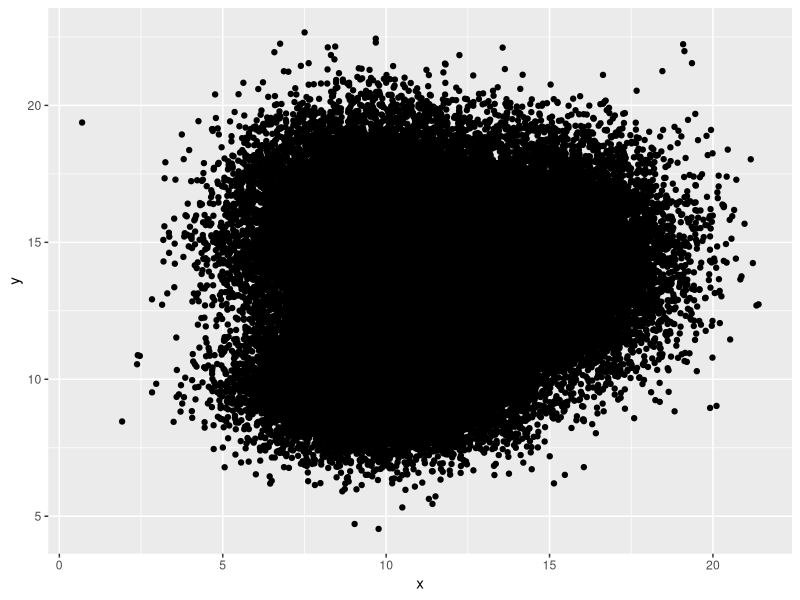
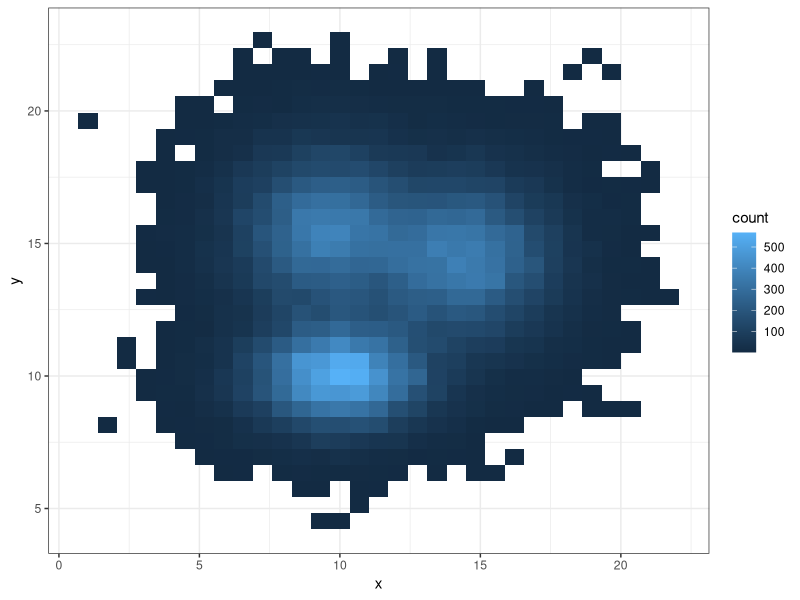
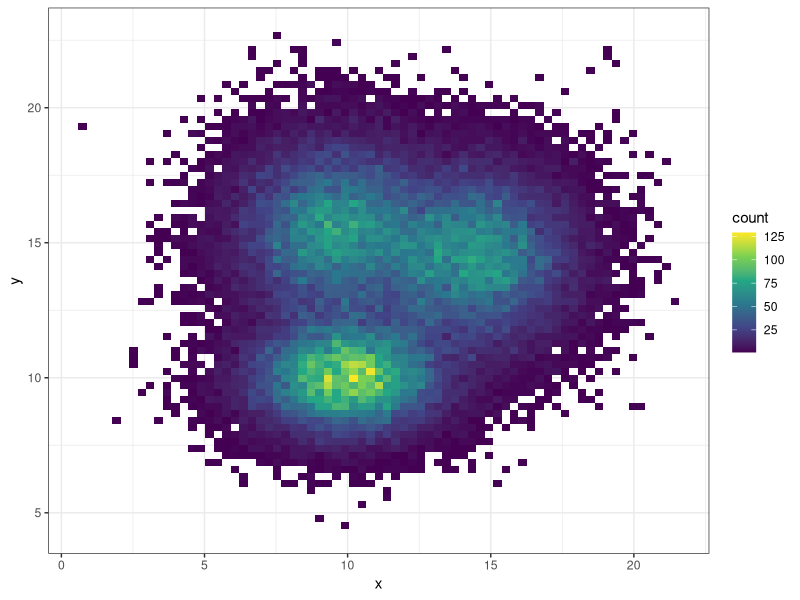
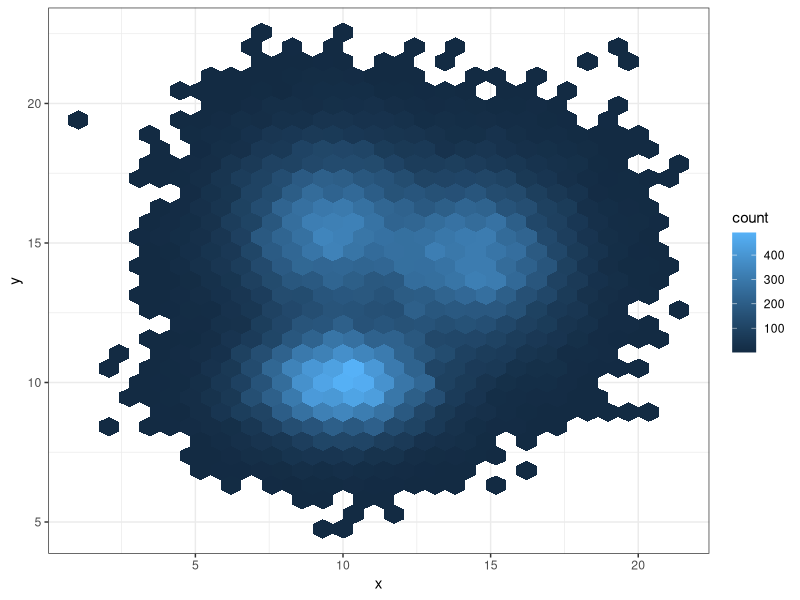
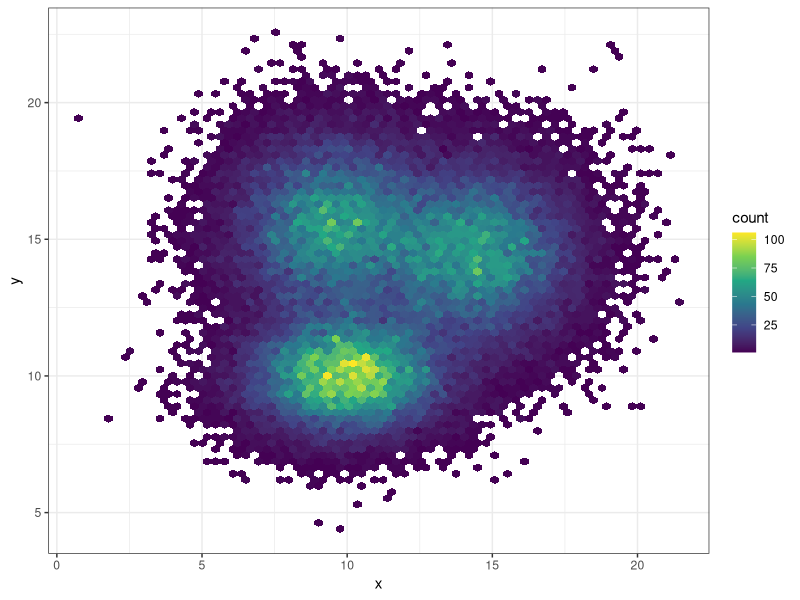
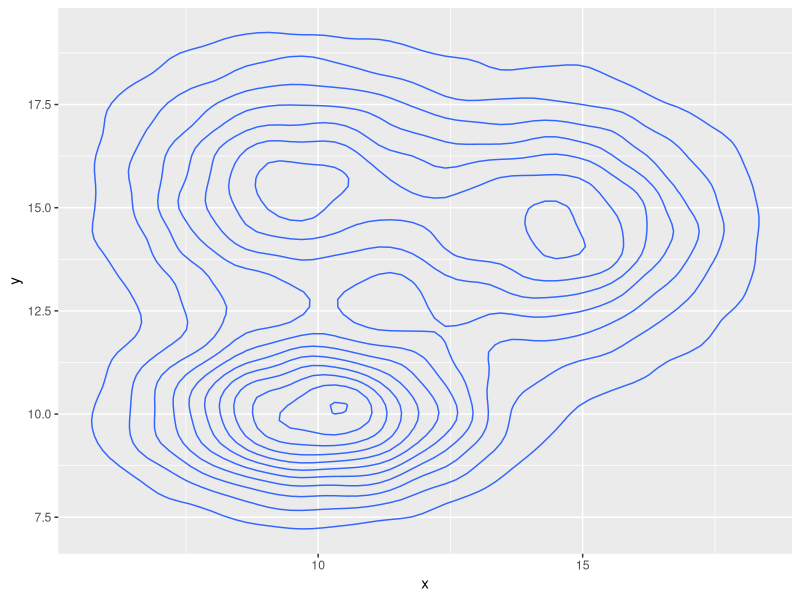
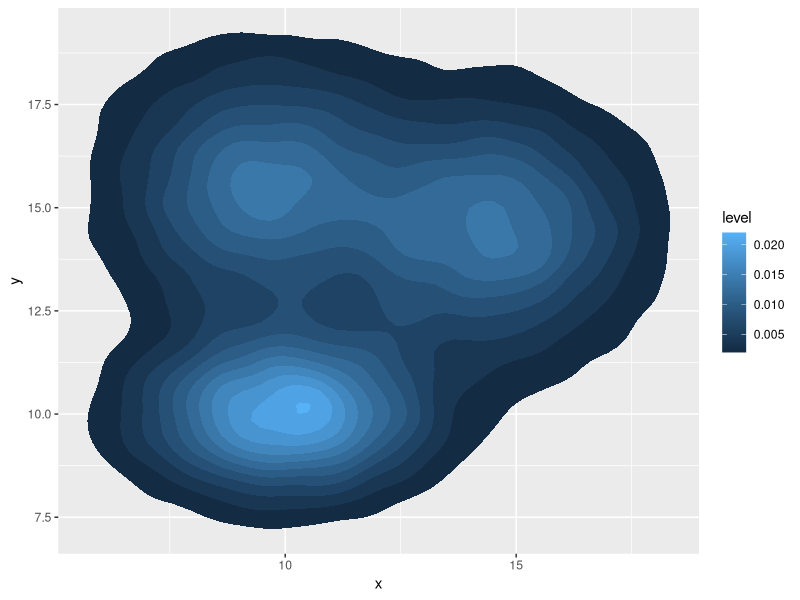
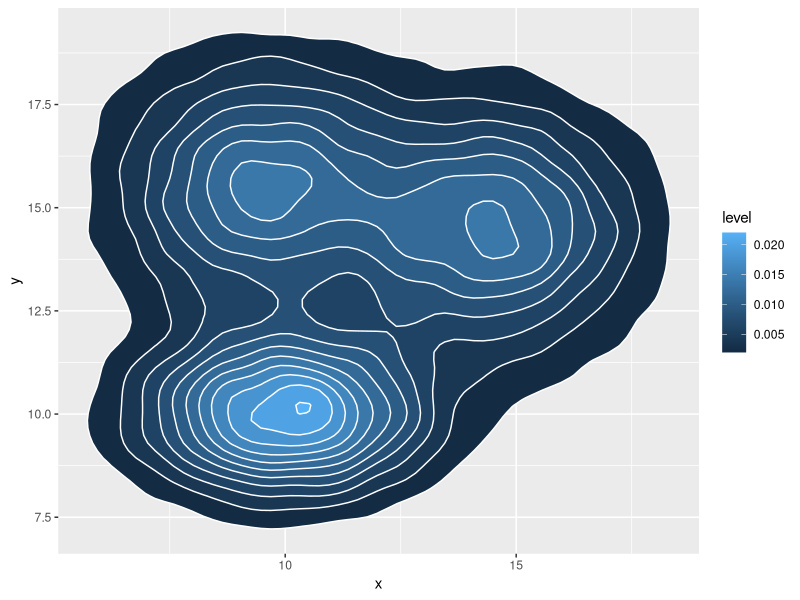

Here is the R script that generated these plots, in order: (Note: this script raises an error after producing the figures.)
## ---- chunk 1
knitr::opts_chunk$set( warning=FALSE, message=FALSE)
## ---- chunk 2
# Library
library(tidyverse)
 
# Data
a <- data.frame( x=rnorm(20000, 10, 1.9), y=rnorm(20000, 10, 1.2) )
b <- data.frame( x=rnorm(20000, 14.5, 1.9), y=rnorm(20000, 14.5, 1.9) )
c <- data.frame( x=rnorm(20000, 9.5, 1.9), y=rnorm(20000, 15.5, 1.9) )
data <- rbind(a,b,c)
 
 
# Basic scatterplot
ggplot(data, aes(x=x, y=y) ) +
  geom_point()
## ---- chunk 3
# 2d histogram with default option
ggplot(data, aes(x=x, y=y) ) +
  geom_bin2d() +
  theme_bw()
 
# Bin size control + color palette
ggplot(data, aes(x=x, y=y) ) +
  geom_bin2d(bins = 70) +
  scale_fill_continuous(type = "viridis") +
  theme_bw()
## ---- chunk 4
# Hexbin chart with default option
ggplot(data, aes(x=x, y=y) ) +
  geom_hex() +
  theme_bw()
 
# Bin size control + color palette
ggplot(data, aes(x=x, y=y) ) +
  geom_hex(bins = 70) +
  scale_fill_continuous(type = "viridis") +
  theme_bw()
## ---- chunk 5
# Show the contour only
ggplot(data, aes(x=x, y=y) ) +
  geom_density_2d()
 
# Show the area only
ggplot(data, aes(x=x, y=y) ) +
  stat_density_2d(aes(fill = ..level..), geom = "polygon")
 
# Area + contour
ggplot(data, aes(x=x, y=y) ) +
  stat_density_2d(aes(fill = ..level..), geom = "polygon", colour="white")
 
# Using raster
ggplot(data, aes(x=x, y=y) ) +
  stat_density_2d(aes(fill = ..density..), geom = "raster", contour = FALSE) +
  scale_x_continuous(expand = c(0, 0)) +
  scale_y_continuous(expand = c(0, 0)) +
  theme(
    legend.position='none'
  )
## ---- chunk 6
# Call the palette with a number
ggplot(data, aes(x=x, y=y) ) +
  stat_density_2d(aes(fill = ..density..), geom = "raster", contour = FALSE) +
  scale_fill_distiller(palette=4, direction=-1) +
  scale_x_continuous(expand = c(0, 0)) +
  scale_y_continuous(expand = c(0, 0)) +
  theme(
    legend.position='none'
  )
 
# The direction argument allows to reverse the palette
ggplot(data, aes(x=x, y=y) ) +
  stat_density_2d(aes(fill = ..density..), geom = "raster", contour = FALSE) +
  scale_fill_distiller(palette=4, direction=1) +
  scale_x_continuous(expand = c(0, 0)) +
  scale_y_continuous(expand = c(0, 0)) +
  theme(
    legend.position='none'
  )
 
# You can also call the palette using a name.
ggplot(data, aes(x=x, y=y) ) +
  stat_density_2d(aes(fill = ..density..), geom = "raster", contour = FALSE) +
  scale_fill_distiller(palette= "Spectral", direction=1) +
  scale_x_continuous(expand = c(0, 0)) +
  scale_y_continuous(expand = c(0, 0)) +
  theme(
    legend.position='none'
  )
## ---- chunk 7
htmltools::includeHTML("htmlChunkRelatedCorrelation.html")
